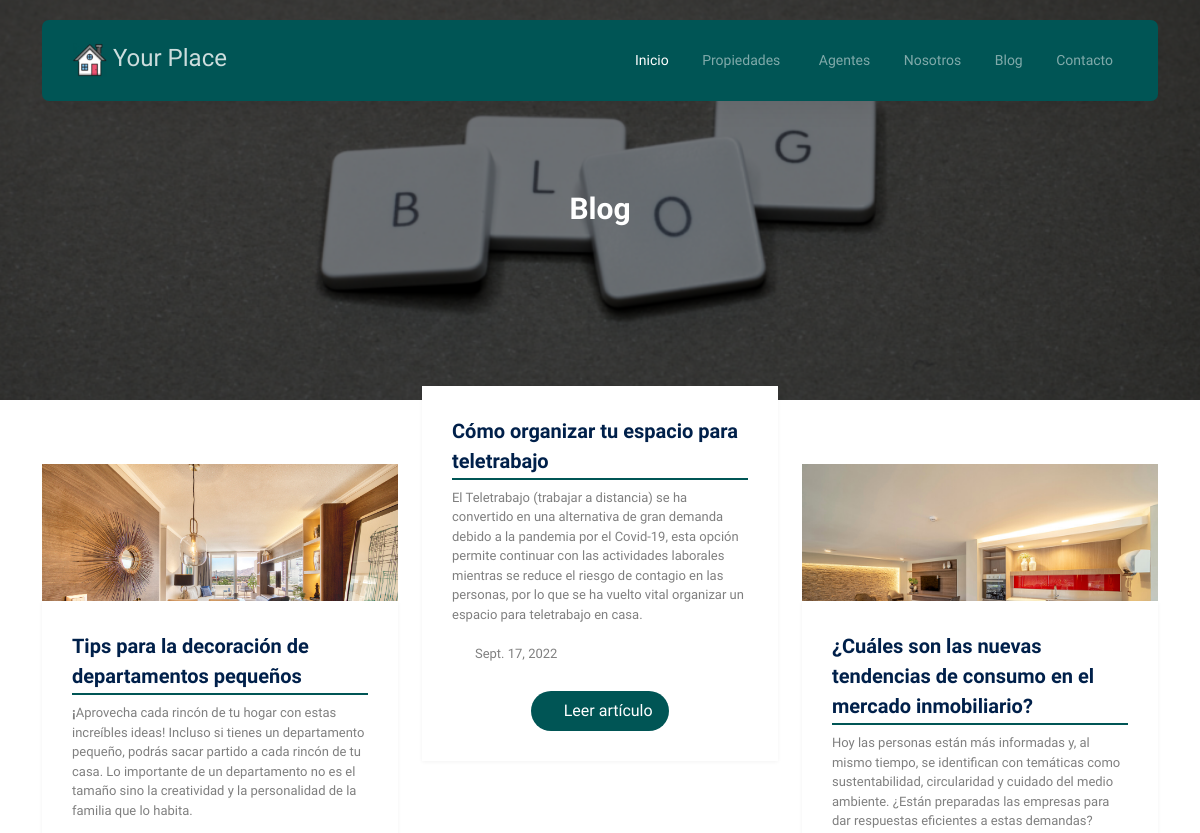
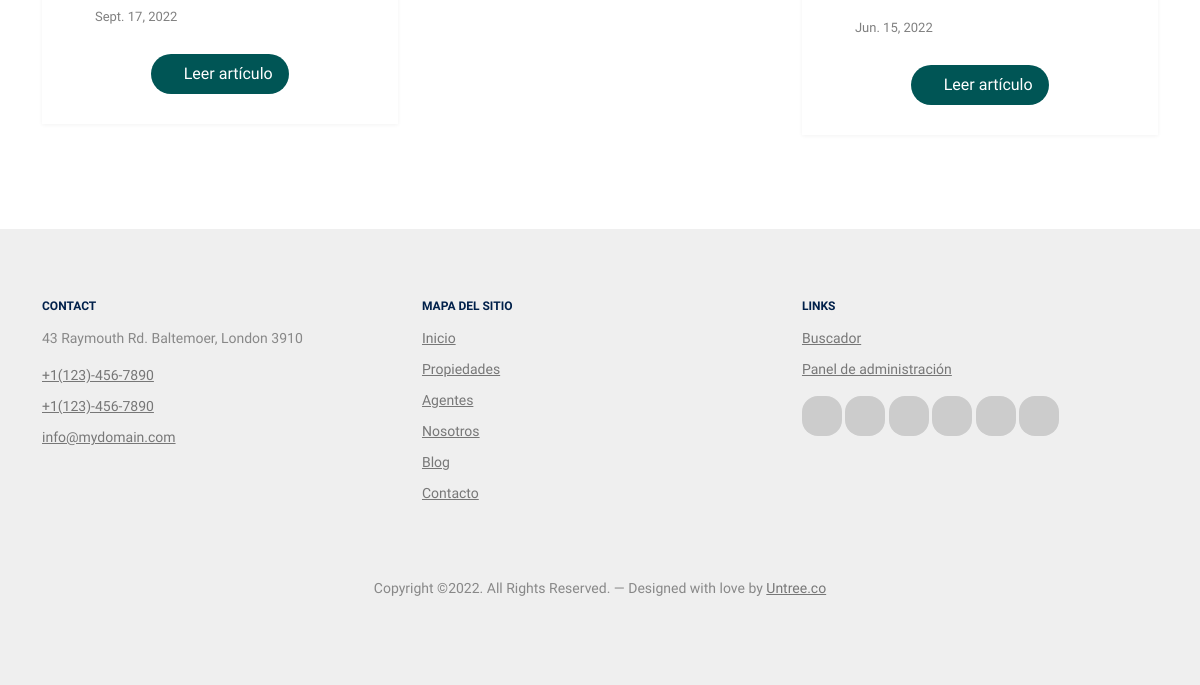
The page /blog/ on the database as committed earlier (2 pictures, top to bottom).
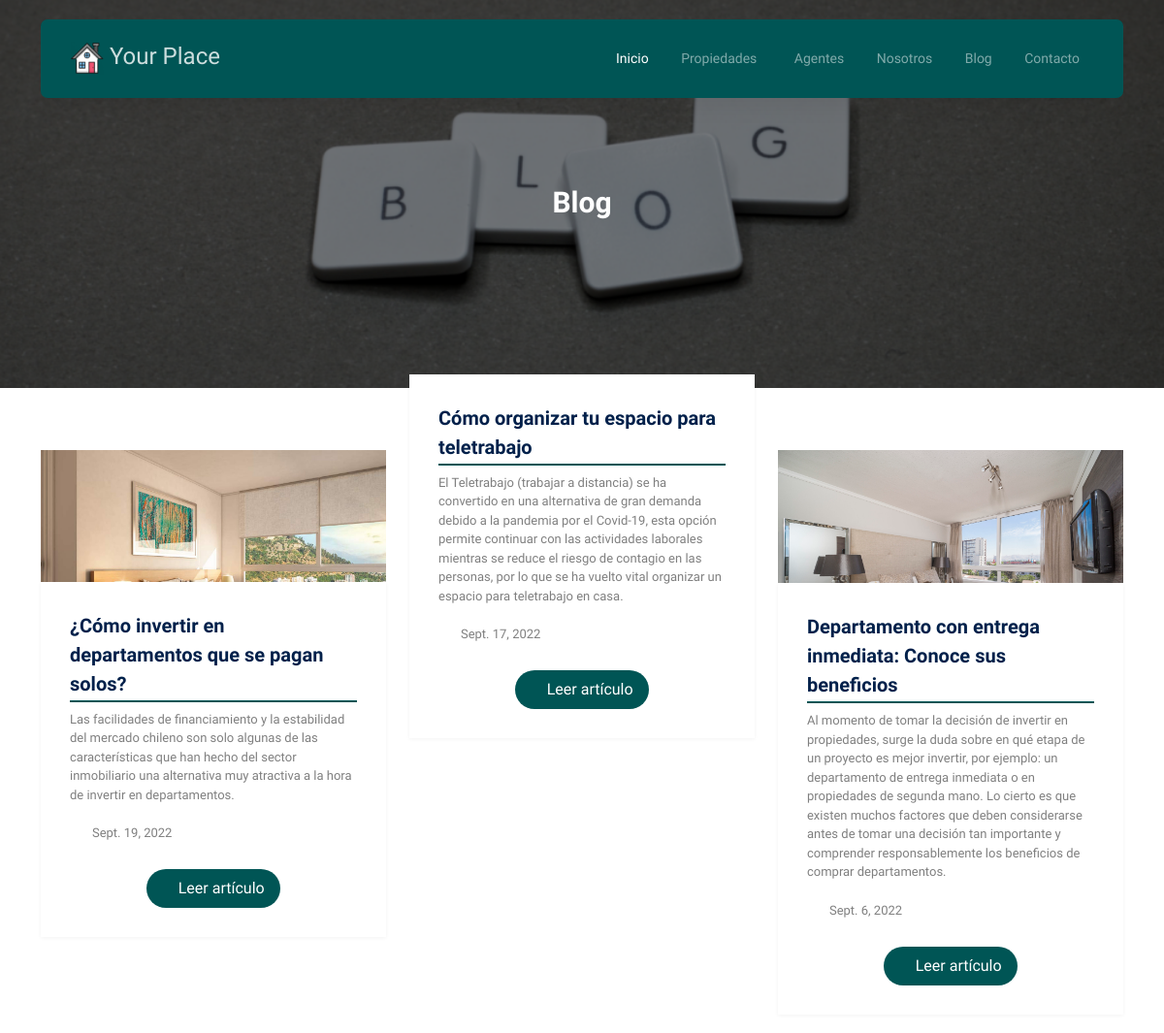
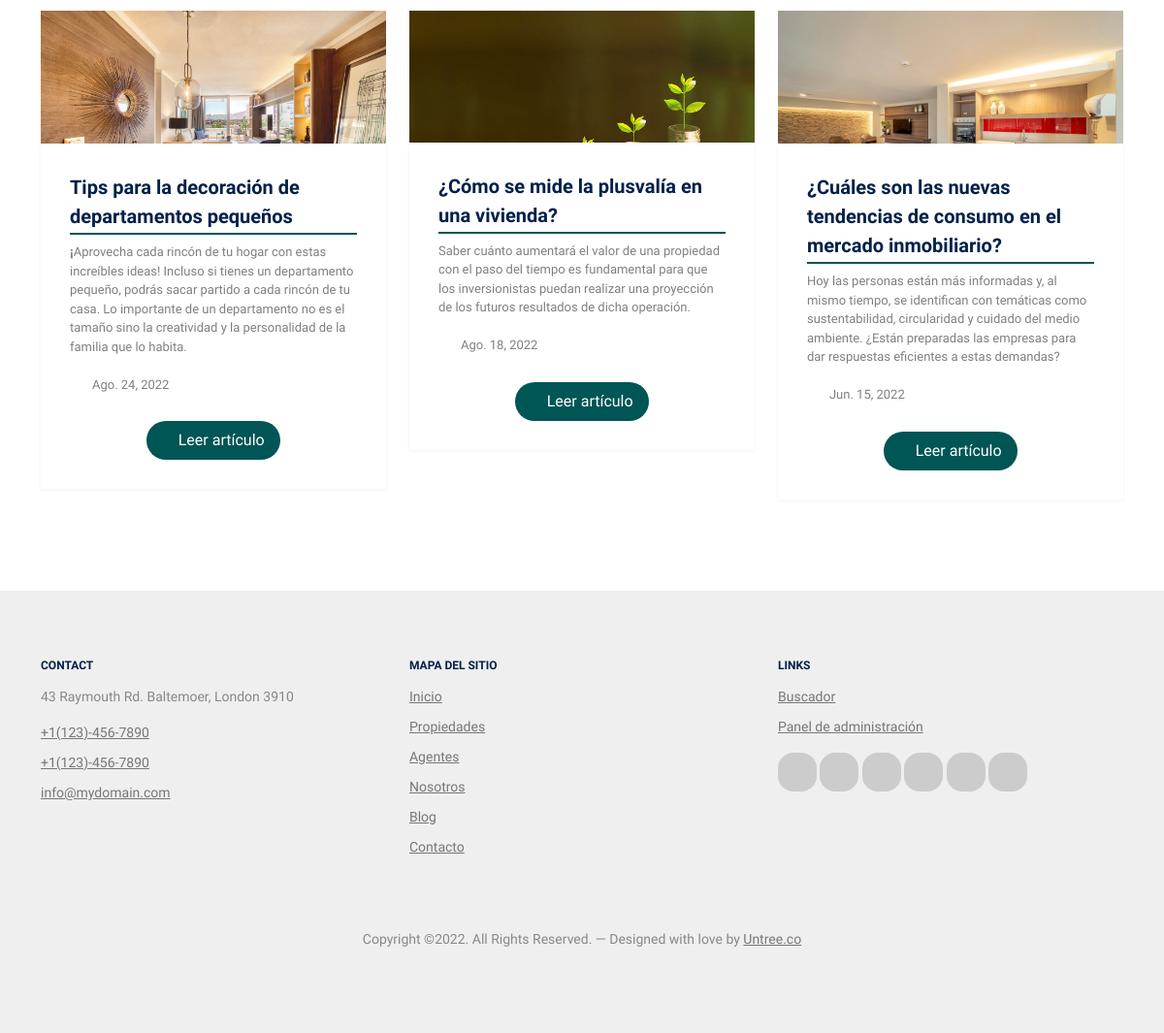
The same page on the database as committed later (2 pictures, top to bottom).
### panel/models.py (models this page shows, shortened)
class Page_Model(models.Model):
    name = models.CharField(max_length=250, default='sin_nombre', verbose_name='Nombre [*]')
    title = models.CharField(max_length=250, default='Sin título', verbose_name='Título [*]')
    subtitle = models.CharField(max_length=250, null=True, blank=True, verbose_name='Subtítulo')
    abstract = RichTextField(null=True, blank=True, verbose_name='Resumen')
    content = RichTextField(verbose_name='Contenido [*]')
    date = models.DateField(null=True, blank=True, verbose_name='Fecha')
    image_main = models.ImageField(null=True, blank=True, upload_to='img_page/', default='', verbose_name='Imagen principal')
    class Meta:
        verbose_name = 'Página'
        verbose_name_plural = 'Páginas'
        ordering = ['-date']

### blog/models.py (models this page shows, shortened)
class Article_Model(models.Model):
    name = models.CharField(max_length=250, default='Sin nombre', verbose_name='Nombre [*]')
    title = models.CharField(max_length=250, default='Sin título', verbose_name='Título [*]')
    subtitle = models.CharField(max_length=250, null=True, blank=True, verbose_name='Subtítulo')
    abstract = RichTextField(null=True, blank=True, verbose_name='Resumen [*]')
    content = RichTextField(verbose_name='Contenido [*]')
    date = models.DateField(null=True, blank=True, verbose_name='Fecha')
    fk_categoria = models.ForeignKey('Category_Model', on_delete=models.DO_NOTHING, verbose_name='Categoría [*]')
    fk_agent = models.ForeignKey('agent.Agent_Model', on_delete=models.DO_NOTHING, null=True, blank=True, verbose_name='Agente')
    image_main = models.ImageField(upload_to='img_article/', default='', verbose_name='Imagen principal [*]')
    image_01 = models.ImageField(null=True, blank=True, upload_to='img_article/', default='', verbose_name='Imagen 01')
    image_02 = models.ImageField(null=True, blank=True, upload_to='img_article/', default='', verbose_name='Imagen 02')
    image_03 = models.ImageField(null=True, blank=True, upload_to='img_article/', default='', verbose_name='Imagen 03')
    image_04 = models.ImageField(null=True, blank=True, upload_to='img_article/', default='', verbose_name='Imagen 04')
    image_05 = models.ImageField(null=True, blank=True, upload_to='img_article/', default='', verbose_name='Imagen 05')
    draft = models.BooleanField(null=True, blank=True, default=True, verbose_name='Borrador')
    class Meta:
        verbose_name = 'Artículo'
        verbose_name_plural = 'Artículos'
        ordering = ['-date']

### website/views.py (the view)
# urls.py: 2. Add a URL to urlpatterns:  path('blog/', include('blog.urls'))
def blog(request):
    page_content = Page_Model.objects.filter(name='blog')
    articulos_list = Article_Model.objects.filter(draft=False).order_by('-date')
    context = {
        'page' : 'Blog',
        'page_content': page_content,
        'articulos': articulos_list,
    }
    return render(request, "website/blog.html", context)

### website/templates/website/blog.html (shortened to what this page needs)
{% extends "website/base.html" %}
{% load static %}
{% block content %}
<div class="hero page-inner overlay" style="background-image: url('{{ page_content.0.image_main.url }}');">
    <div class="container">
        <div class="row justify-content-center align-items-center">
            <div class="col-lg-9 text-center mt-5">
                <h1 class="heading" data-aos="fade-up">{{ page }}</h1>
            </div>
        </div>
    </div>
</div>
        {% if articulos %}
        <div class="section section-properties">
            <div class="container">
                <div class="row">
                    {% for item in articulos %}
                    <div class="col-xs-12 col-sm-6 col-md-6 col-lg-4">
                        <div class="property-item mb-30">
                            <a href="{% url 'blog_detail' item.id %}" class="img">
                                <img src="{{ item.image_main.url}}" alt="Image" class="img-fluid" />
                            </a>
                            <div class="property-content">
                                <div class="price mb-2">
                                    <span>
                                        <a href="{% url 'blog_detail' item.id %}">{{ item.title }}</a>
                                    </span>
                                </div>
                                <div>
                                    <div class="d-block mb-2 text-black-50">{{ item.abstract|safe }}</div>
                                    <div class="specs d-flex mb-4">
                                        <span class="d-block d-flex align-items-center">
                                            <span class="bi bi-calendar3"></span> &nbsp;&nbsp;
                                            <span class="caption">{{ item.date }}</span>
                                        </span>
                                    </div>
                                <div class="text-center">
                                    <a href="{% url 'blog_detail' item.id %}" class="btn btn-primary py-2 px-3">
                                        <i class="bi bi-file-richtext"></i>
                                        Leer artículo
                                    </a>
                                </div>
                        </div>
                            </div>
                        </div>
                    </div>
                    {% endfor %}
                </div>
            </div>
        </div>
        {% endif %}
	{% endblock content %}

### website/templates/website/base.html (shortened to what this page needs)
<!DOCTYPE html>
{% load static %}
<html lang="en">
    <head>
        <link rel="stylesheet" href="{% static 'fonts/icomoon/style.css' %}">
        <link rel="stylesheet" href="{% static 'fonts/flaticon/font/flaticon.css' %}">
        <link href="{% static 'vendor/bootstrap-icons/bootstrap-icons.css' %}" rel="stylesheet">
        <link href="{% static 'vendor/boxicons/css/boxicons.min.css' %}" rel="stylesheet">
        <link href="{% static 'vendor/remixicon/remixicon.css' %}" rel="stylesheet">
        <link rel="stylesheet" href="{% static 'css/tiny-slider.css' %}">
        <link rel="stylesheet" href="{% static 'css/aos.css' %}">
        <link rel="stylesheet" href="{% static 'css/style.css' %}">
    </head>
    <body>
        {% include 'website/navbar.html' %}
        {% block content %}
        {% endblock content %}
        {% include 'website/footer.html' %}
    </body>
</html>

### website/templates/website/navbar.html (shortened to what this page needs)
{% load static %}
        <nav class="site-nav">
            <div class="container">
                <div class="menu-bg-wrap">
                    <div class="site-navigation">
                        <a href="{% url 'inicio' %}" class="logo m-0 float-start">
                            <img src="{% static 'images/logo.png' %}" height="35">
                            Your Place</a>
                        <ul class="js-clone-nav d-none d-lg-inline-block text-start site-menu float-end">
                            <li class="active"><a href="{% url 'inicio' %}">Inicio</a></li>
                            <li class="has-children">
                                <a href="{% url 'realstates' %}">Propiedades</a>
                            </li>
                            <li><a href="{% url 'agents' %}">Agentes</a></li>
                            <li><a href="{% url 'about' %}">Nosotros</a></li>
                            <li><a href="{% url 'blog' %}">Blog</a></li>
                            <li><a href="{% url 'contact' %}">Contacto</a></li>
                        </ul>
                    </div>
                </div>
            </div>
        </nav>

### website/templates/website/footer.html (shortened to what this page needs)
{% load static %}
        <div class="site-footer">
            <div class="container">
                <div class="row">
                    <div class="col-lg-4">
                        <div class="widget">
                            <h3>Contact</h3>
                            <address>43 Raymouth Rd. Baltemoer, London 3910</address>
                            <ul class="list-unstyled links">
                                <li><a href="tel://11234567890">+1(123)-456-7890</a></li>
                                <li><a href="tel://11234567890">+1(123)-456-7890</a></li>
                                <li><a href="mailto:info@mydomain.com">info@mydomain.com</a></li>
                            </ul>
                        </div>
                    </div>
                    <div class="col-lg-4">
                        <div class="widget">
                            <h3>Mapa del sitio</h3>
                            <ul class="list-unstyled float-start links">
                                <li><a href="{% url 'inicio' %}">Inicio</a></li>
                                <li><a href="{% url 'realstates' %}">Propiedades</a></li>
                                <li><a href="{% url 'agents' %}">Agentes</a></li>
                                <li><a href="{% url 'about' %}">Nosotros</a></li>
                                <li><a href="{% url 'blog' %}">Blog</a></li>
                                <li><a href="{% url 'contact' %}">Contacto</a></li>
                            </ul>
                        </div>
                    </div>
                    <div class="col-lg-4">
                        <div class="widget">
                            <h3>Links</h3>
                            <ul class="list-unstyled links">
                                <li><a href="{% url 'resultados_busqueda_inmuebles' %}">Buscador</a></li>
                                <li><a href="{% url 'app_panel_index' %}">Panel de administración</a></li>
                            </ul>
                            <ul class="list-unstyled social">
                                <li><a href="#"><span class="icon-instagram"></span></a></li>
                                <li><a href="#"><span class="icon-twitter"></span></a></li>
                                <li><a href="#"><span class="icon-facebook"></span></a></li>
                                <li><a href="#"><span class="icon-linkedin"></span></a></li>
                                <li><a href="#"><span class="icon-pinterest"></span></a></li>
                                <li><a href="#"><span class="icon-dribbble"></span></a></li>
                            </ul>
                        </div>
                    </div>
                </div>
                <div class="row mt-5">
                    <div class="col-12 text-center">
                        <p>Copyright &copy;. All Rights Reserved. &mdash; Designed with love by <a href="https://untree.co">Untree.co</a>
                        </p>
                    </div>
                </div>
            </div>
        </div> <!-- /.site-foo

Rows that differ between the two databases and show on the page:
added Article_Model: image_main (picture), title "¿Cómo invertir en departamentos que se pagan solos?", abstract "Las facilidades de financiamiento y la estabilidad del mercado chileno son solo algunas de las características que han hecho del sector inmobiliario una alternativa muy atractiva a la hora de invertir en departamentos.", date "Sept. 19, 2022"
shown differently, row unchanged: Article_Model "Cómo organizar tu espacio para teletrabajo": moves up the list
now on this page (row edited): Article_Model: image_main (picture), title "Departamento con entrega inmediata: Conoce sus beneficios", abstract "Al momento de tomar la decisión de invertir en propiedades, surge la duda sobre en qué etapa de un proyecto es mejor invertir, por ejemplo: un departamento de entrega inmediata o en propiedades de segunda mano. Lo cierto es que existen muchos factores que deben considerarse antes de tomar una decisión tan importante y comprender responsablemente los beneficios de comprar departamentos.", date "Sept. 6, 2022"
changed Article_Model "Tips para la decoración de departamentos pequeños": date "Sept. 17, 2022" → "Ago. 24, 2022"
added Article_Model: image_main (picture), title "¿Cómo se mide la plusvalía en una vivienda?", abstract "Saber cuánto aumentará el valor de una propiedad con el paso del tiempo es fundamental para que los inversionistas puedan realizar una proyección de los futuros resultados de dicha operación.", date "Ago. 18, 2022"
